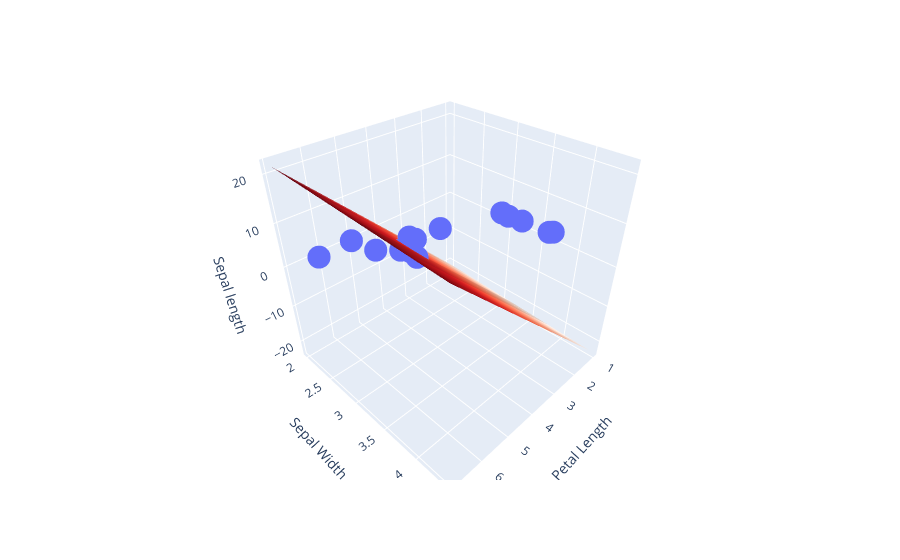

The notebook cell this image was saved under:
### Markdown cell above
### Decision boundary for model with three features - Petal length,Sepal width and length

### Code cell
y_pred = log_reg_model_two.predict(X_val[['petal length (cm)','sepal width (cm)']])
fig = px.scatter_3d(
    x=X_val.iloc[:, 2],
    y=X_val.iloc[:, 1],
    z=X_val.iloc[:,0]
)
x1, x2 = np.meshgrid((np.linspace(X.iloc[:,[2]].min(), X.iloc[:,[2]].max(), 10)), (np.linspace(X.iloc[:,[1]].max(), X.iloc[:,[1]], 10)))
decision_boundary_x3 = -log_reg_model_three.intercept_ / log_reg_model_three.coef_[0][2] - log_reg_model_three.coef_[0][0] / log_reg_model_three.coef_[0][2] * x1 - log_reg_model_three.coef_[0][1] / log_reg_model_three.coef_[0][2] * x2
# Create a surface plot
fig.update_layout(
    scene=dict(
        xaxis=dict(title='Petal Length'),
        yaxis=dict(title='Sepal Width'),
        zaxis=dict(title='Sepal length')
    )
)
fig.add_trace(go.Surface(x=x1, y=x2, z=decision_boundary_x3,colorscale='Reds',showscale=False,opacity=0.6,name='Decision Boundary'))

fig.show()

### Figure 1 — Plotly figure (JSON) as saved in the notebook; plotly's stock layout.template omitted (floating-point values rounded to 4 significant figures; data arrays with more than 128 entries replaced by an {"elided": "..."} marker saying what was removed)
{"data": [{"hovertemplate": "x=%{x}<br>y=%{y}<br>z=%{z}<extra></extra>", "legendgroup": "", "marker": {"color": "#636efa", "symbol": "circle"}, "mode": "markers", "name": "", "scene": "scene", "showlegend": false, "type": "scatter3d", "x": [1.6, 1.7, 6.9, 5.2, 4.5, 4.9, 5.8, 4.5, 1.6, 1.6, 5.1, 5.1, 1.5, 5.6, 3.6], "y": [3.4, 3.8, 2.6, 3, 2.9, 3, 2.5, 2.8, 3.1, 3.2, 3.1, 3.2, 3.8, 2.8, 2.9], "z": [5, 5.7, 7.7, 6.7, 6, 6.1, 6.7, 5.7, 4.8, 4.7, 6.9, 6.5, 5.1, 6.4, 5.6]}, {"colorscale": [[0, "rgb(255,245,240)"], [0.125, "rgb(254,224,210)"], [0.25, "rgb(252,187,161)"], [0.375, "rgb(252,146,114)"], [0.5, "rgb(251,106,74)"], [0.625, "rgb(239,59,44)"], [0.75, "rgb(203,24,29)"], [0.875, "rgb(165,15,21)"], [1, "rgb(103,0,13)"]], "name": "Decision Boundary", "opacity": 0.6, "showscale": false, "type": "surface", "x": {"elided": "1500x10 float values"}, "y": {"elided": "1500x10 float values"}, "z": {"elided": "1500x10 float values"}}], "layout": {"legend": {"tracegroupgap": 0}, "margin": {"t": 60}, "scene": {"domain": {"x": [0, 1], "y": [0, 1]}, "xaxis": {"title": {"text": "Petal Length"}}, "yaxis": {"title": {"text": "Sepal Width"}}, "zaxis": {"title": {"text": "Sepal length"}}}}}
